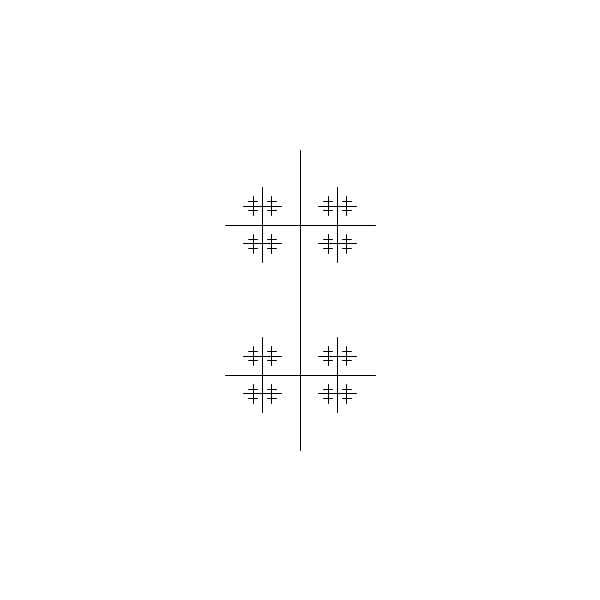
Frame 1 (no input)
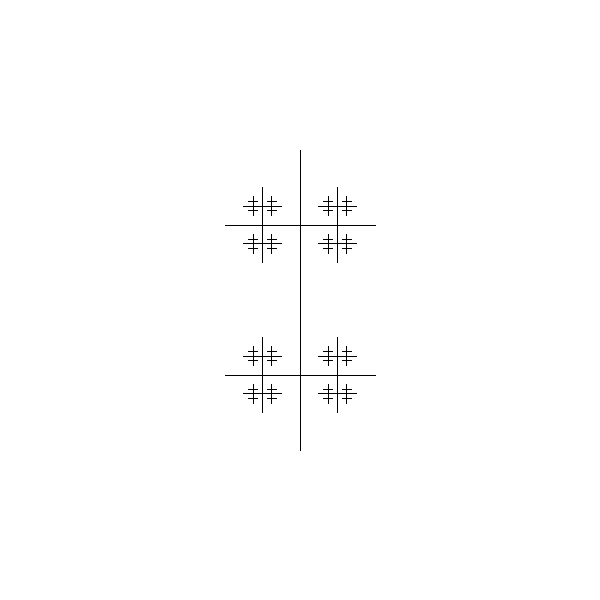
Frame 60 (the mouse pressed at the canvas centre just before this capture)
Frame 120 (the mouse held since frame 60 and released just before this capture): identical to frame 60, image omitted

The Processing sketch that drew these frames (run headless with seeded random() and noise(); from frame 60 on, the mouse is pressed at the canvas centre):

// Processing sketch: recursive_lines
// ── recursive_lines.pde
float halfLife = 2;

void setup()
{
  size(600, 600);
  background(255);
}

void draw()
{
  drawLine(width/2, height/2, height/2, false);
}

void drawLine(float x, float y, float length, boolean horizontal)
{
  if (length < 6)
  {
    return;
  }

  if (horizontal)
  {
    line(x - length/2, y, x + length/2, y);
    drawLine( (x - length/4), y, length/halfLife, !horizontal);
    drawLine( (x + length/4), y, length/halfLife, !horizontal);
  }
  else
  {
    line(x, y - length/2, x, y + length/2);
    drawLine( x, (y - length/4), length/halfLife, !horizontal);
    drawLine( x, (y + length/4), length/halfLife, !horizontal);
  }
}

void keyPressed()
{
  if (key == 'a')
  {
    halfLife -= 0.01;
  }
  if (key == 's')
  {
    halfLife += 0.01;
  }
}
